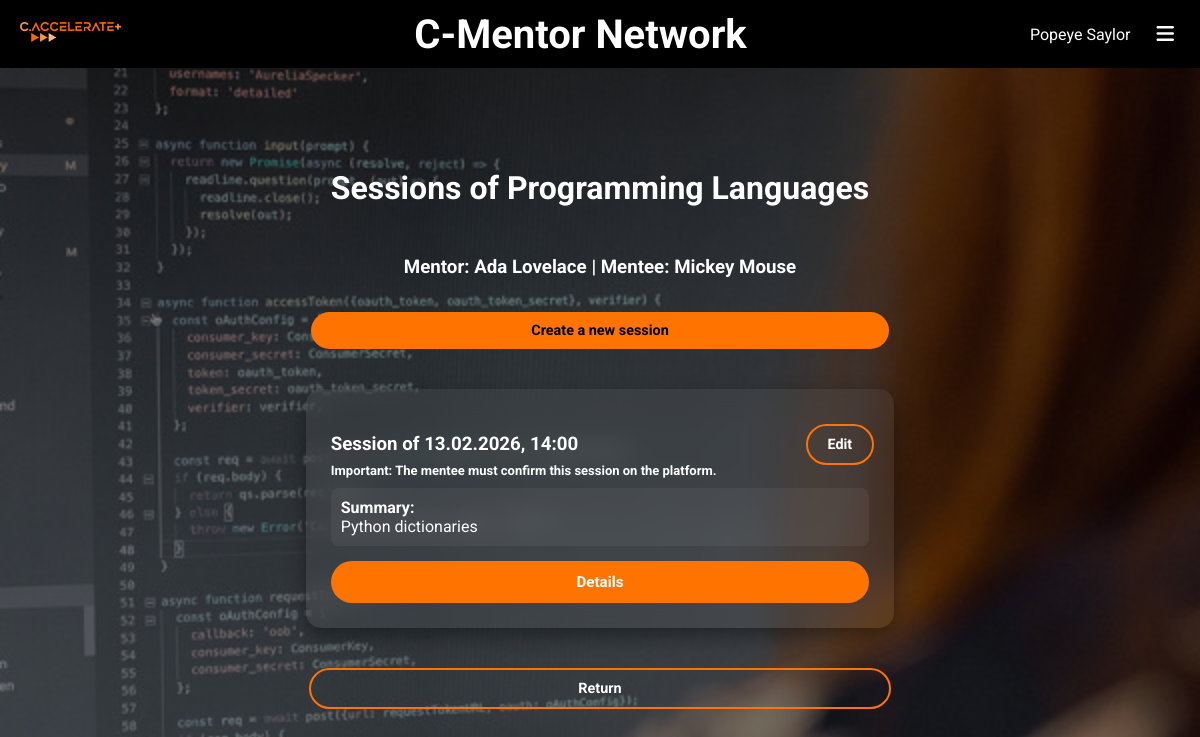
The page /sessoes/81/sessoes/156/sessoes/0/ (signed in) on the database as committed earlier.
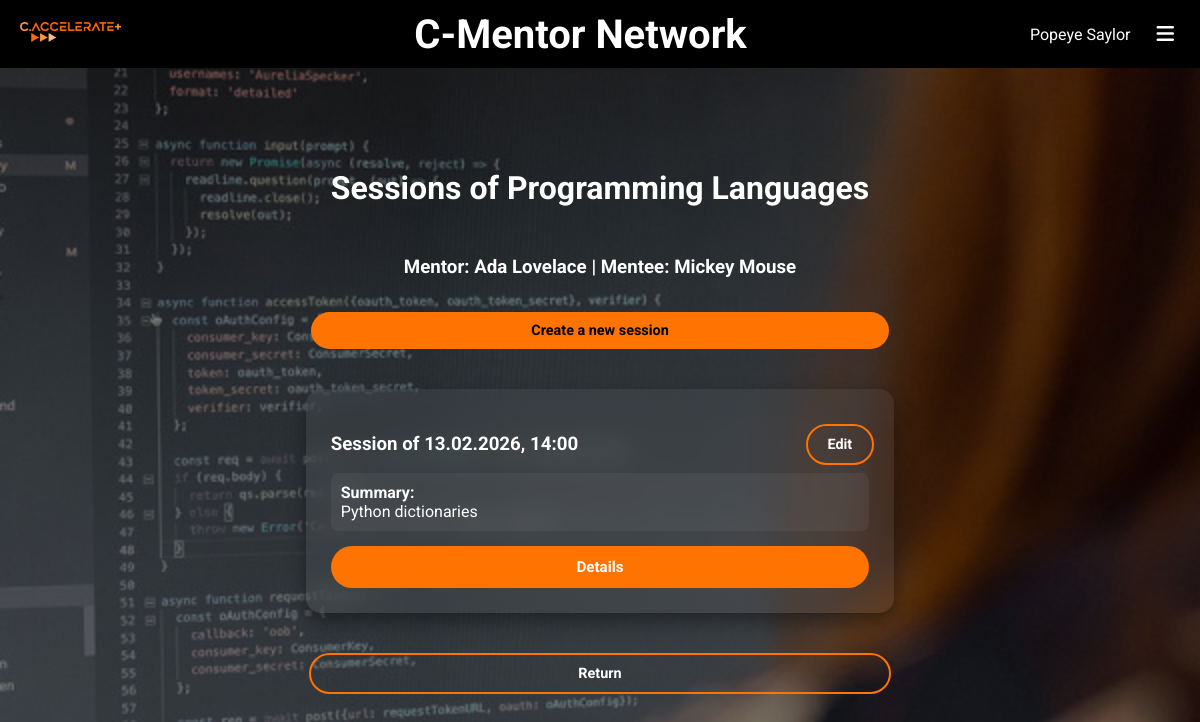
The same page on the database as committed later.
### mentoria/models.py (models this page shows, shortened)
class Sessao(models.Model):
    diade = models.ForeignKey(Diade, on_delete=models.CASCADE, related_name='sessoes')
    data = models.DateTimeField()
    sumario = models.CharField(max_length=200)
    objetivo = models.CharField(max_length=200)
    recursos = models.CharField(max_length=200)
    avaliacao_mentor = models.IntegerField(null=True, blank=True, default=1,validators=[
            MaxValueValidator(5),
            MinValueValidator(1)
        ])
    avaliacao_mentorando = models.IntegerField(null=True, blank=True, default=1,validators=[
            MaxValueValidator(5),
            MinValueValidator(1)
        ])
    observacoes = models.CharField(max_length=200)
    planificacao_proxima_sessao = models.CharField(max_length=200)
    confirmado = models.BooleanField(default=False)
    reportado = models.BooleanField(default=False)

### mentoria/views.py (the view)
# urls.py: path('sessoes/<int:mentor_id>/sessoes/<int:mentorando_id>/sessoes/<int:sep>/', views.sessoes_view, name='sessoes'),
@login_required
def sessoes_view(request,mentor_id,mentorando_id,sep):
    ano = AnoLectivo.objects.get(ano='25-26')
    if request.user.groups.filter(name="Gestores").exists():
        context = {'sessoes': Sessao.objects.all()}
    else:
        mentor = Mentor.objects.get(id=mentor_id)
        mentorando = Mentorando.objects.get(id=mentorando_id)
        disciplina = mentor.disciplina
        diade = Diade.objects.get(mentor=mentor,mentorando=mentorando)
        context = {'sessoes': Sessao.objects.filter(diade = diade),
                'diade': diade,
                'sep': sep,
                'disciplina':disciplina,
                'mentor':mentor,
                'mentorando':mentorando,
                'ano': ano,
                'semestre':semestre}
    return render(request, 'mentoria/sessoes.html', context)

### app/models.py (called while the page is built)
    @property
    def nome_completo(self):
        return self.user.first_name + ' ' + self.user.last_name.split()[-1]

    def __str__(self):
        return self.nome_completo

    def __str__(self):
        return self.nome

### mentoria/templatetags/custom_filters.py (called while the page is built)
@register.filter(name='in_group')
def in_group(user, group_name):
    return user.groups.filter(name=group_name).exists()

### mentoria/templates/mentoria/sessoes.html (shortened to what this page needs)
{% extends "app/base.html" %}
{% block main %}
<main>
<h1>Sessions of {{ disciplina }}</h1>
<h3>Mentor: {{ mentor.aluno }} | Mentee: {{ mentorando.aluno }}</h3>
{% if sep == 0 %}
    <a class="sessão sumario" href="{% url 'criar_sessao' diade.id %}" style="width:100%; text-align:center; margin-bottom:20px;">Create a new session</a>
{% endif %}
{% for sessao in sessoes %}
    <div class="disciplina">
        <div class="actions">
            {% if sep == 0 %}
                <a class="sessão edit" href="{% url 'edita' sessao.id %}">Edit</a>
            {% else %}
                {% if not sessao.confirmado %}
                    <a class="sessão confirm" href="{% url 'av_mentorando' sessao.id %}">Confirm Session</a>
                {% endif %}
            {% endif %}
        </div>
        <h3>Session of {{ sessao.data|date:"d.m.Y, H:i" }}</h3>
{% if not sessao.confirmado %}
            <div style="font-weight: bold; margin-top:-10px; font-size:small;">
                <b>Important:</b> The mentee must confirm this session on the platform.
            </div>
        {% endif %}
        <div class="sumario">
            <b>Summary:</b><br>
            {{ sessao.sumario }}
        </div>
        <a href="javascript:void(0);" class="details-btn"
           onclick="this.nextElementSibling.style.display = this.nextElementSibling.style.display === 'block' ? 'none' : 'block';">
           Details
        </a>
    </div>
{% endfor %}
<a class="sessão edit" href="{% url 'mentores' %}" style="margin-top:20px; width:100%; text-align:center;">Return</a>
</main>
{% endblock main %}

Rows that differ between the two databases and show on the page:
changed Sessao "Python dictionaries": no longer shows "Important: The mentee must confirm this session on the platform."
